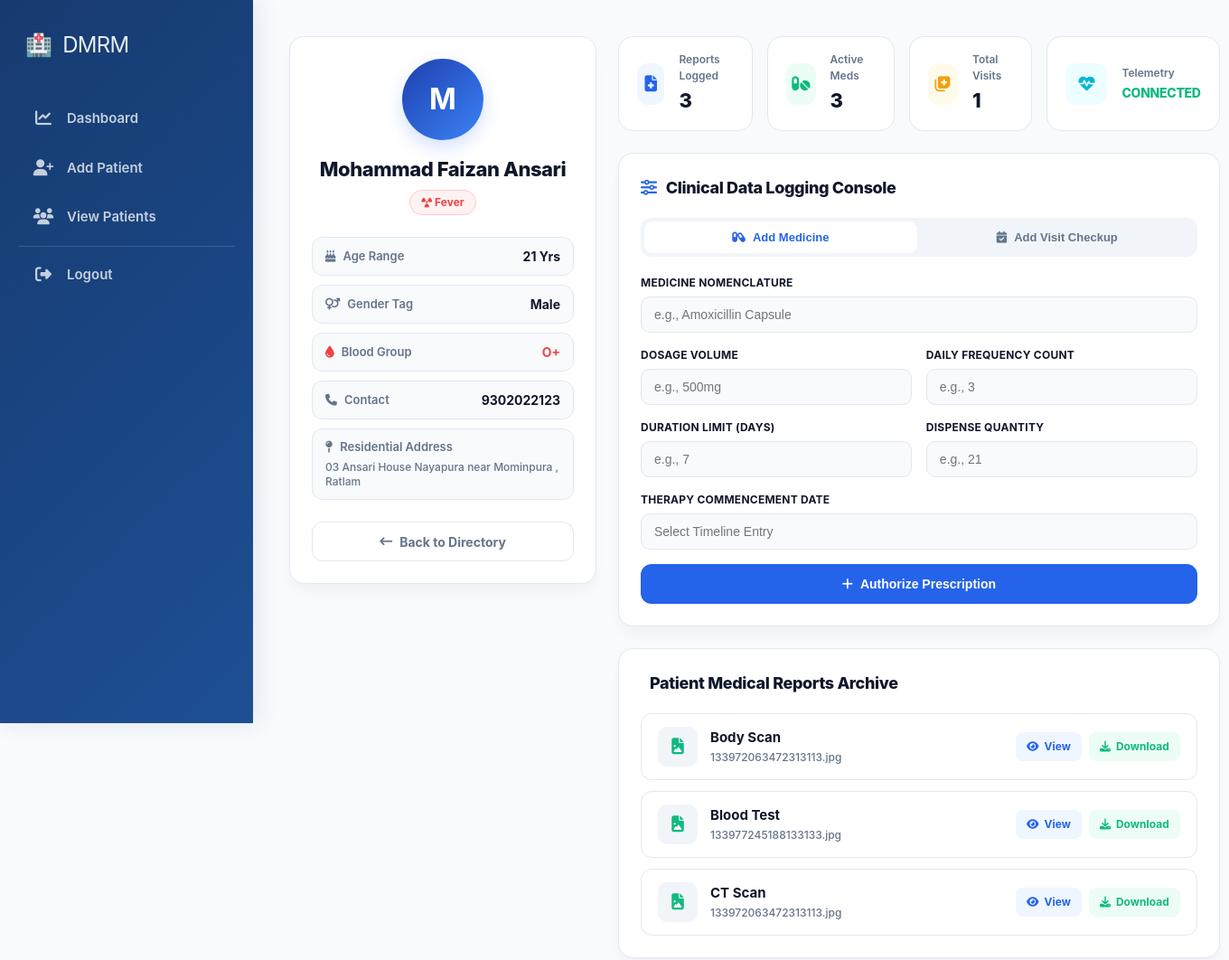
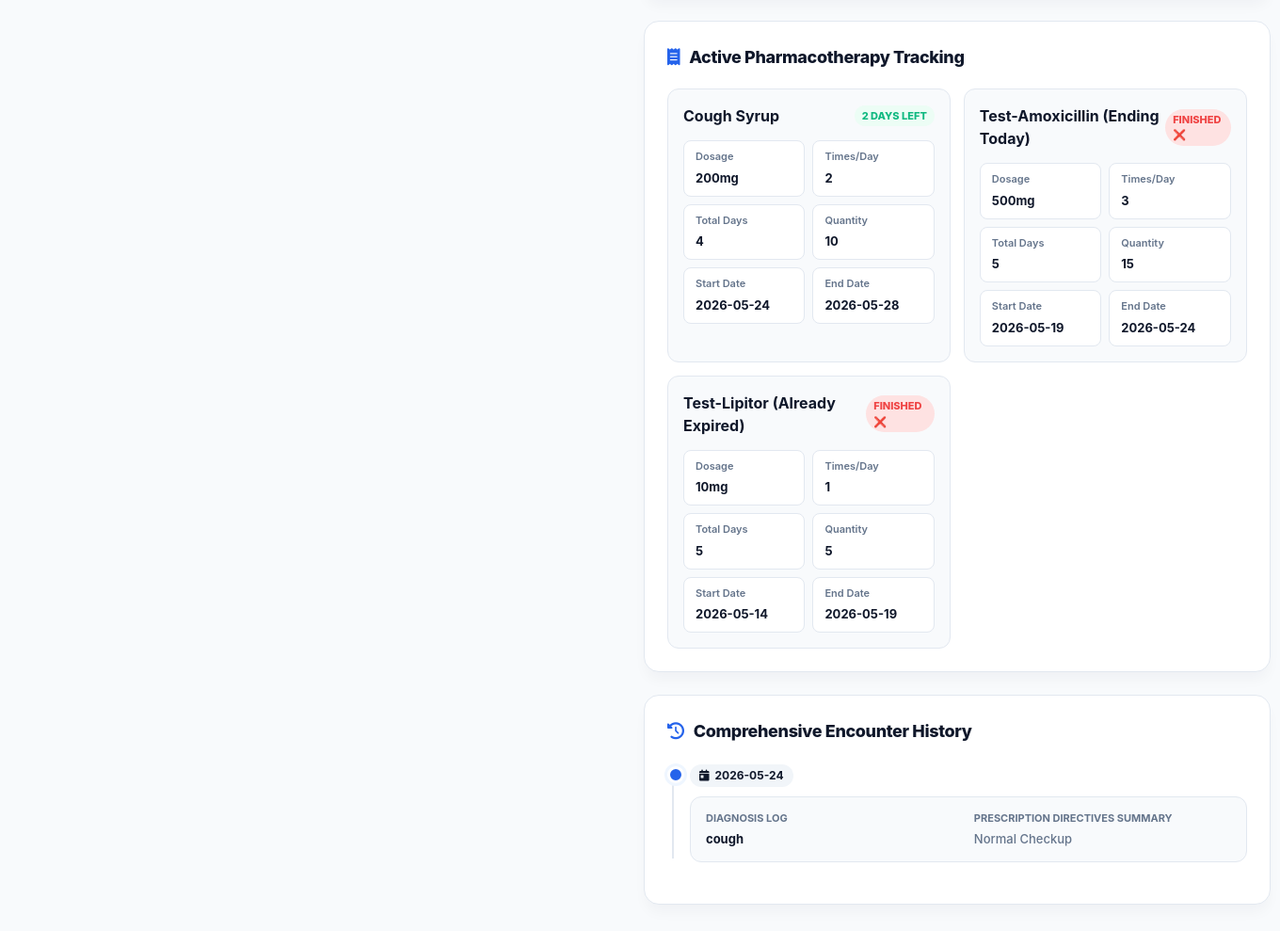
Before: /patient/1 (signed in) with the older database file (2 pictures, top to bottom).
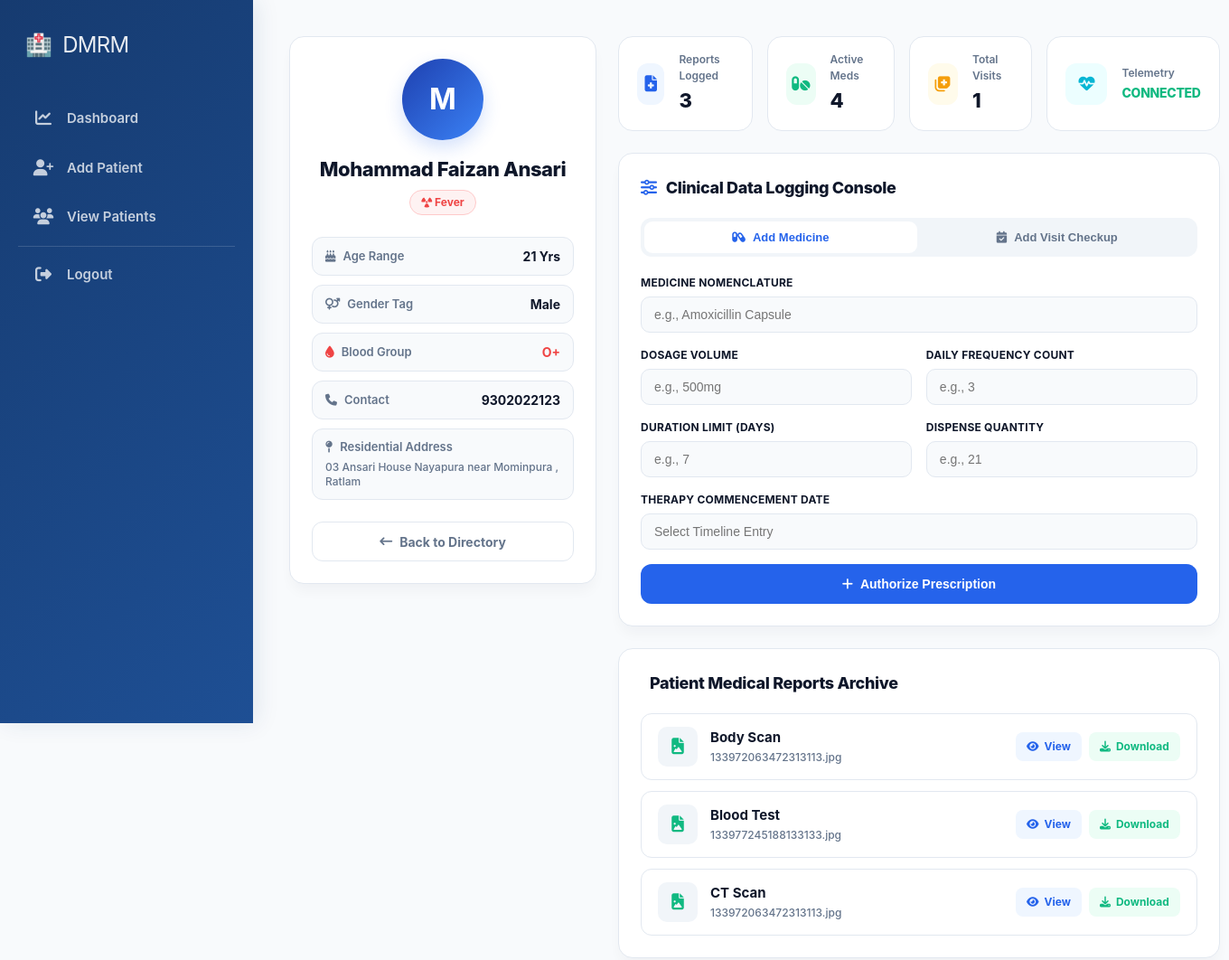
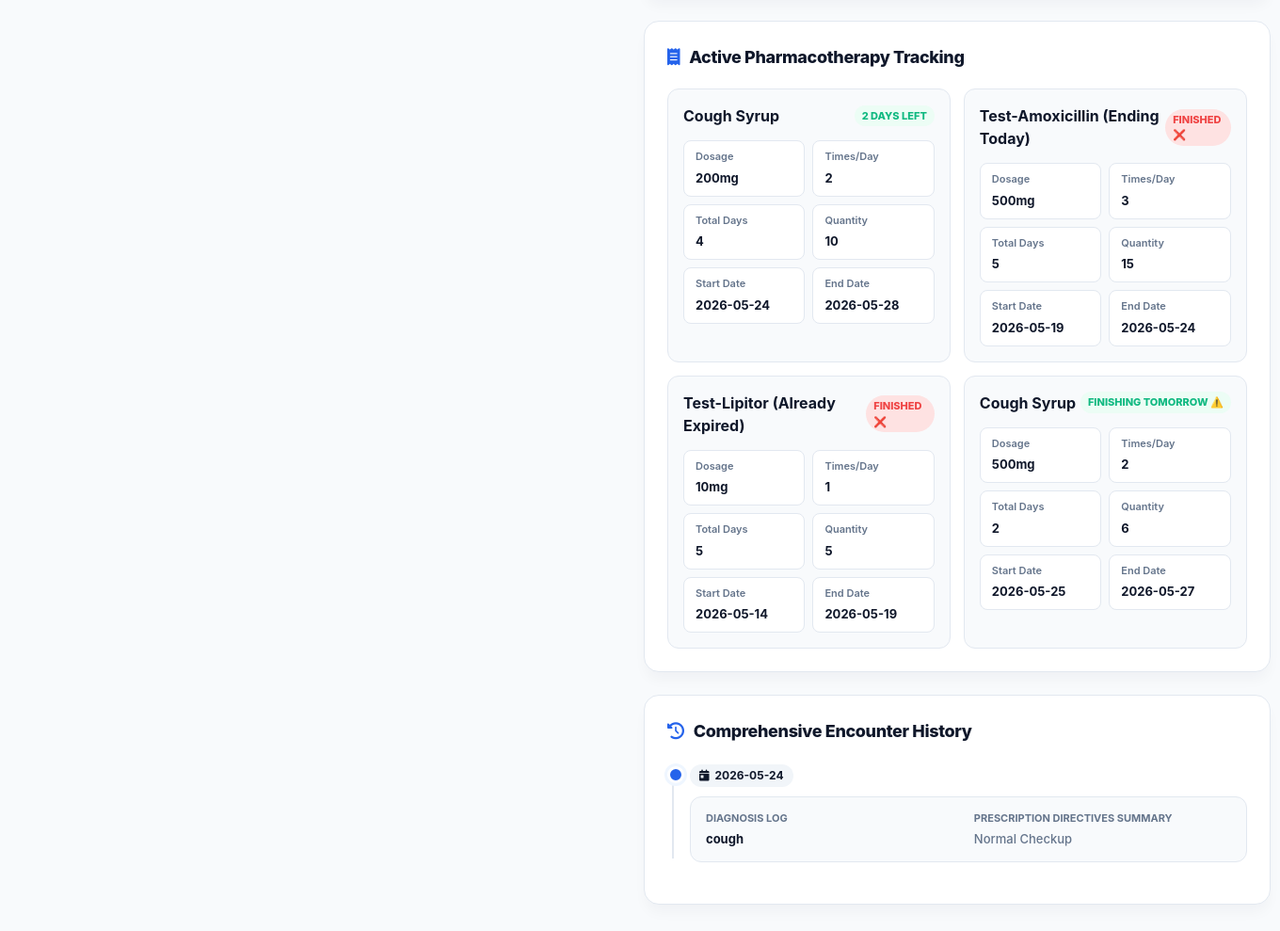
After: the same page with the newer database file (2 pictures, top to bottom).
### tables this page shows
CREATE TABLE patient_reports (
        id INTEGER PRIMARY KEY AUTOINCREMENT,
        patient_id INTEGER,
        report_name TEXT,
        file_name TEXT,
        uploaded_at TIMESTAMP DEFAULT CURRENT_TIMESTAMP,
        FOREIGN KEY(patient_id) REFERENCES patients(id)
    );

CREATE TABLE medicines (
        id INTEGER PRIMARY KEY AUTOINCREMENT,
        patient_id INTEGER,
        medicine_name TEXT,
        dosage TEXT,
        times_per_day INTEGER,
        total_days INTEGER,
        quantity INTEGER,
        start_date TEXT,
        reminder_sent INTEGER DEFAULT 0,
        FOREIGN KEY(patient_id) REFERENCES patients(id)
    );

CREATE TABLE visits (
        id INTEGER PRIMARY KEY AUTOINCREMENT,
        patient_id INTEGER,
        visit_date TEXT,
        diagnosis TEXT,
        prescription TEXT,
        FOREIGN KEY(patient_id) REFERENCES patients(id)
    );

### app.py (the view)
@app.route("/patient/<int:id>")
def patient_profile(id):
    if not is_logged_in():
        return redirect("/login")
    conn = sqlite3.connect(DATABASE, timeout=20)
    conn.row_factory = sqlite3.Row
    cur = conn.cursor()
    cur.execute("SELECT * FROM patients WHERE id=?", (id,))
    patient = cur.fetchone()
    cur.execute("SELECT * FROM patient_reports WHERE patient_id=? ORDER BY uploaded_at DESC", (id,))
    reports = cur.fetchall()
    cur.execute("SELECT * FROM visits WHERE patient_id=? ORDER BY visit_date DESC", (id,))
    visits = cur.fetchall()
    cur.execute("SELECT * FROM medicines WHERE patient_id=?", (id,))
    medicines = cur.fetchall()
    updated_medicines = []
    today = date.today()
    for med in medicines:
        status = "Active"
        end_date_str = "N/A"
        try:
            start_date = datetime.strptime(med["start_date"], "%Y-%m-%d").date()
            duration = int(med["total_days"])
            end_date = start_date + timedelta(days=duration)
            end_date_str = end_date.strftime("%Y-%m-%d")
            if today > end_date:
                status = "Finished ❌"
            else:
                days_left = (end_date - today).days
                if days_left == 0:
                    status = "Finishing Today ⚠️"
                elif days_left == 1:
                    status = "Finishing Tomorrow ⚠️"
                else:
                    status = f"{days_left} days left"
        except (ValueError, TypeError):
            status = "Invalid Date/Duration"
        updated_medicines.append({
            "medicine_name": med["medicine_name"],
            "dosage": med["dosage"],
            "times_per_day": med["times_per_day"],
            "quantity": med["quantity"],
            "start_date": med["start_date"],
            "end_date": end_date_str,
            "total_days": med["total_days"],
            "status": status
        })
    conn.close()
    return render_template(
        "patient_profile.html",
        patient=patient,
        reports=reports,
        medicines=updated_medicines,
        visits=visits
    )

### app.py (called while the page is built)
def is_logged_in():
    return session.get("logged_in")

### templates/patient_profile.html (shortened to what the changed rows need)
{% extends "base.html" %}
{% block content %}
<link rel="stylesheet" href="https://cdnjs.cloudflare.com/ajax/libs/font-awesome/6.5.1/css/all.min.css"/>
<link rel="stylesheet" href="https://cdn.jsdelivr.net/npm/flatpickr/dist/themes/material_blue.css"/>
<div class="clinical-workspace-wrapper">
    <div class="clinical-grid-engine">
        <div class="profile-sticky-card">
            <h2>{{ patient.name }}</h2>
        </div>
        <div class="records-workspace-stream">
            <div class="vitals-dashboard-row">
                <div class="metric-micro-card">
                    <div class="metric-data-block">
                        <label>Active Meds</label>
                        <h4>{{ medicines|length if medicines else 0 }}</h4>
                    </div>
                </div>
            </div>
            <div class="clinical-panel-card">
                {% if reports and reports|length > 0 %}
                <div class="reports-list-container">
                    {% for report in reports %}
                    {% set file_name = report.file_name if report.file_name else '' %}
                    {% set file_lower = file_name|lower %}
                    <div class="report-item-row">
                        <div class="report-left-node">
                            <div class="report-icon-frame">
                                {% if '.pdf' in file_lower %}
                                    <i class="fa-solid fa-file-pdf" style="color: #ef4444;"></i>
                                {% elif '.png' in file_lower or '.jpg' in file_lower or '.jpeg' in file_lower %}
                                    <i class="fa-solid fa-file-image" style="color: #10b981;"></i>
                                {% else %}
                                    <i class="fa-solid fa-file-lines" style="color: var(--med-brand);"></i>
                                {% endif %}
                            </div>
                            <div class="report-meta-text">
                                <h4>{{ report.report_name }}</h4>
                                <p>{{ file_name }}</p>
                            </div>
                        </div>
                        <div class="report-actions-wrapper">
                            <a href="{{ url_for('uploaded_file', filename=file_name) }}" target="_blank" class="action-badge-btn b-view">
                                <i class="fa-solid fa-eye"></i> View
                            </a>
                            <a href="{{ url_for('uploaded_file', filename=file_name) }}" download class="action-badge-btn b-dl">
                                <i class="fa-solid fa-download"></i> Download
                            </a>
                        </div>
                    </div>
                    {% endfor %}
                </div>
                {% else %}
                <div class="fallback-null-pane">
                    <i class="fa-solid fa-file-circle-xmark"></i>
                    <p>No medical verification sheets found inside database records.</p>
                </div>
                {% endif %}
            </div>
            <div class="clinical-panel-card">
                {% if medicines %}
                <div class="medication-matrix-grid">
                    {% for med in medicines %}
<div class="medication-line-card">
    <div class="medication-header-row">
        <span class="medication-title">{{ med.medicine_name }}</span>
        <span class="pill-active-tag {% if 'Finished' in med.status %}status-finished{% elif 'Today' in med.status %}status-warning{% endif %}">
            {{ med.status }}
        </span>
    </div>
    <div class="medication-spec-grid">
        <div class="spec-meta-block"><label>Dosage</label><span>{{ med.dosage if med.dosage else 'N/A' }}</span></div>
        <div class="spec-meta-block"><label>Times/Day</label><span>{{ med.times_per_day if med.times_per_day else 'N/A' }}</span></div>
        <div class="spec-meta-block"><label>Total Days</label><span>{{ med.total_days if med.total_days else 'N/A' }}</span></div>
        <div class="spec-meta-block"><label>Quantity</label><span>{{ med.quantity if med.quantity else 'N/A' }}</span></div>
        <div class="spec-meta-block"><label>Start Date</label><span>{{ med.start_date }}</span></div>
        <div class="spec-meta-block"><label>End Date</label><span>{{ med.end_date }}</span></div>
    </div>
</div>
{% endfor %}
                </div>
                {% else %}
                <div class="fallback-null-pane">
                    <i class="fa-solid fa-capsules" style="opacity:0.6;"></i>
                    <p>No operational pharmaceutical workflows configured for this profile context.</p>
                </div>
                {% endif %}
            </div>
            <div class="clinical-panel-card">
                {% if visits %}
                <div class="visit-timeline-chassis">
                    {% for visit in visits %}
                    <div class="timeline-event-node">
                        <div class="timeline-stamp-badge">
                            <i class="fa-solid fa-calendar-day"></i> {{ visit.visit_date if visit.visit_date else visit[2] }}
                        </div>
                        <div class="timeline-info-plate">
                            <div class="timeline-data-box">
                                <label>Diagnosis Log</label>
                                <p style="font-weight: 700; color: var(--med-navy);">{{ visit.diagnosis if visit.diagnosis else visit[3] }}</p>
                            </div>
                            <div class="timeline-data-box">
                                <label>Prescription Directives Summary</label>
                                <p style="color: var(--med-muted);">{{ visit.prescription if visit.prescription else visit[4] }}</p>
                            </div>
                        </div>
                    </div>
                    {% endfor %}
                </div>
                {% else %}
                <div class="fallback-null-pane">
                    <i class="fa-solid fa-notes-medical" style="opacity:0.6;"></i>
                    <p>No past diagnostic evaluation encounters found inside system timelines.</p>
                </div>
                {% endif %}
            </div>
        </div>
    </div>
</div>
{% endblock %}

Changed rows visible on the page:
added medicines: medicine_name "Cough Syrup", status "FINISHING TOMORROW ⚠️", dosage "500mg", times_per_day "2", total_days "2", quantity "6", start_date "2026-05-25", end_date "2026-05-27"
Other visible differences:
{{ medicines|length if medicines else 0 }}: "3" → "4"
